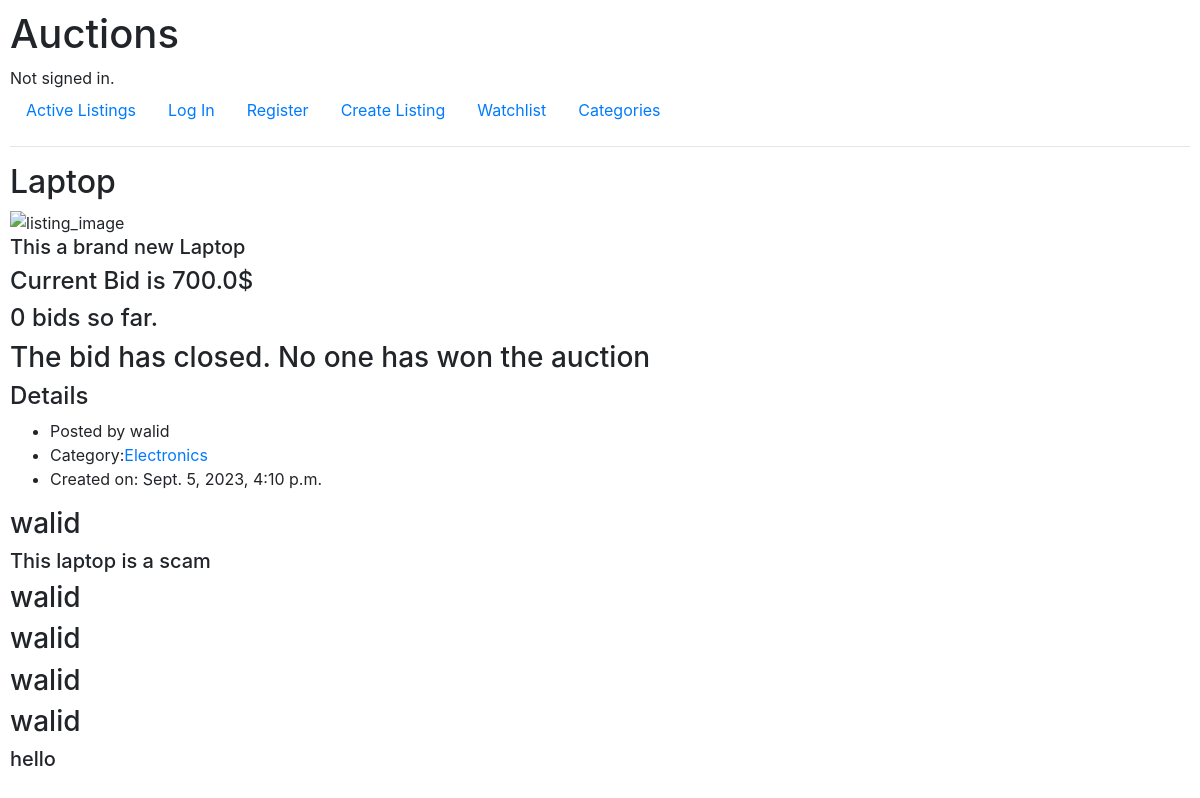
/listing/3, run on the app's committed database.
### auctions/models.py (models this page shows, shortened)
class AuctionListings(models.Model):
    name = models.CharField(max_length=64)
    price = models.FloatField(max_length=64)
    description = models.CharField(max_length=500, blank=True)
    url = models.CharField(max_length=10000,blank=True)
    date_created = models.DateTimeField(auto_now_add=True)
    is_active = models.BooleanField(default=True)
    bids = models.ForeignKey(Bids, on_delete=models.CASCADE,blank=True, null=True)
    watchlist = models.ManyToManyField(User, blank=True, null=True)
    creator = models.CharField(max_length=64)
    category = models.CharField(max_length=64)
    comment = models.ManyToManyField(Comments, blank=True, null=True)

class Comments(models.Model):
    commentor = models.CharField(max_length=64, blank=True, null=True)
    comment = models.CharField(max_length=300, blank=True, null=True)

### auctions/views.py (the view)
# urls.py: path("listing/<int:listing_id>", views.listing, name="listing"),
def listing(request, listing_id):
    listing = AuctionListings.objects.get(pk=listing_id)
    return render(request, "auctions/listing.html", {
    "listing": listing,
    "category": categories,
    "watch_btn": "Remove from watchlist...."
    })

### auctions/templates/auctions/listing.html (shortened to what this page needs)
{% extends 'auctions/layout.html' %}
{% block body %}
<h2>{{listing.name}}</h2>
<img src="{{listing.url}}" alt="listing_image" style="max-width: 1000px; max-height: 500px;">
<h5>{{listing.description}}</h5>
<div><form action="{% url 'add_watchlist' listing.id %}" method="post"> {% csrf_token %}
    <h4>Current Bid is {{listing.price}}$</h4>
    {% if user.is_authenticated and user in listing.watchlist.all %}
    <input type="submit" value="Remove from watchlist"></div>
    {% elif not user.is_authenticated %}
    </div>
    {% else %}
    <input type="submit" value="Add to watchlist"></div>
    {% endif %}
{% if listing.bids.bid_number %}
<h4>{{listing.bids.bid_number}} bids so far.</h4>
{% else %}
<h4>0 bids so far.</h4>
{% endif %}
{% if listing.is_active and listing.creator != user.username %}
<form action="{% url 'place_bid' listing.id %}" method="post">
    {% csrf_token %}
    <input type="number" placeholder="Bid" name="placed_bid">
    <input type="submit" value="Place Bid">
</form>
{% elif listing.creator == user.username and listing.is_active %}
{% else %}
{% if listing.bids.highest_bidder %}
<h3>The bid has closed. {{listing.bids.highest_bidder}} is the winner of the auction</h3>
{% else %}
<h3>The bid has closed. No one has won the auction</h3>
{% endif %}
{% endif %}
<h4>Details</h4>
<ul>
    <li>Posted by {{listing.creator}}</li>
    <li>Category:<a href="{% url 'category' listing.category %}">{{listing.category}}</a></li>
    <li>Created on: {{listing.date_created}}</li>
</ul>
{% if listing.comment %}
{% for comment in listing.comment.all %}
<div><h3>{{comment.commentor}}</h3>
<h5>{{comment.comment}}</h5></div>
{% endfor %}
{% endif %}
{% endblock %}

### auctions/templates/auctions/layout.html (shortened to what this page needs)
{% load static %}
<!DOCTYPE html>
<html lang="en">
    <head>
        <link rel="stylesheet" href="https://stackpath.bootstrapcdn.com/bootstrap/4.4.1/css/bootstrap.min.css">
        <link href="{% static 'auctions/styles.css' %}" rel="stylesheet">
    </head>
    <body>
        <h1>Auctions</h1>
        <div>
            {% if user.is_authenticated %}
                Signed in as <strong>{{ user.username }}</strong>.
            {% else %}
                Not signed in.
            {% endif %}
        </div>
        <ul class="nav">
            <li class="nav-item">
                <a class="nav-link" href="{% url 'index' %}">Active Listings</a>
            </li>
            {% if user.is_authenticated %}
                <li class="nav-item">
                    <a class="nav-link" href="{% url 'logout' %}">Log Out</a>
                </li>
            {% else %}
                <li class="nav-item">
                    <a class="nav-link" href="{% url 'login' %}">Log In</a>
                </li>
                <li class="nav-item">
                    <a class="nav-link" href="{% url 'register' %}">Register</a>
                </li>
            {% endif %}
                <li class="nav-item">
                    <a class="nav-link" href="{% url 'create_listing' %}">Create Listing</a></li>
                <li class="nav-item">
                    <a class="nav-link" href="{% url 'watchlist' %}">Watchlist</a></li>
                <li class="nav-item">
                    <a class="nav-link" href="{% url 'cat_page' %}">Categories</a></li>
        </ul>
        <hr>
        {% block body %}
        {% endblock %}
    </body>
</html>

### auctions/static/auctions/styles.css (style rules this page uses)
body { padding: 10px; }

### data on the page
AuctionListings: name "Laptop", description "This a brand new Laptop", price "700.0", creator "walid", category "Electronics", date_created "Sept. 5, 2023, 4:10 p.m."
Comments: commentor "walid", comment "This laptop is a scam"
Comments: commentor "walid"
Comments: commentor "walid"
Comments: commentor "walid"
Comments: commentor "walid", comment "hello"
